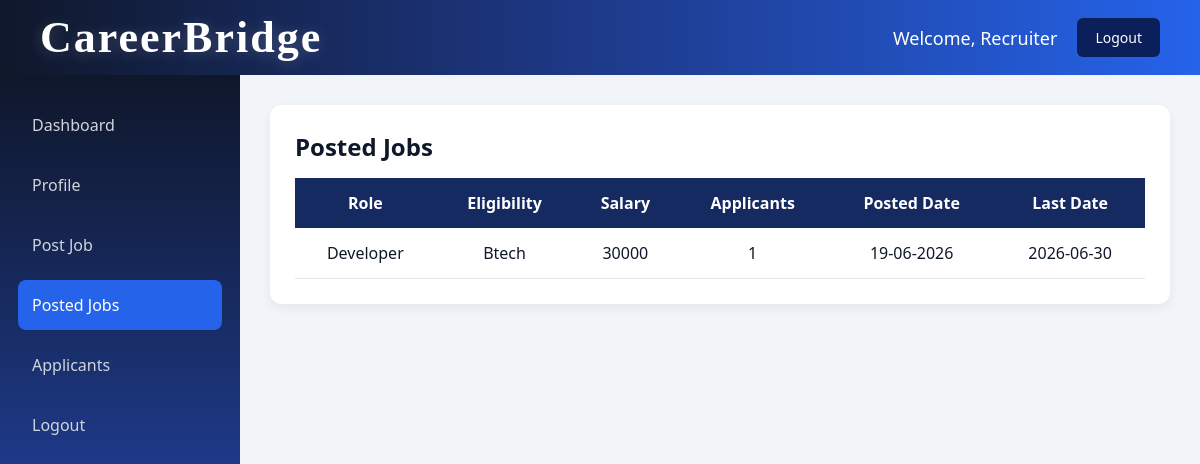
The page /rec_jobs on the database its author committed.
### tables this page shows
CREATE TABLE jobs(
    id INTEGER PRIMARY KEY AUTOINCREMENT,
    company TEXT,
    role TEXT,
    location TEXT,
    package TEXT,
    eligibility TEXT,
    skills TEXT,
    description TEXT,
    posted_date TEXT,
    last_date TEXT
);

### std_app.py (the view)
@app.route('/rec_jobs')
def recruiter_jobs():
    conn = get_db_connection()
    jobs = conn.execute("""
        SELECT
            jobs.*,
            COUNT(applications.id) AS applicants_count
        FROM jobs
        LEFT JOIN applications
        ON jobs.id = applications.job_id
        GROUP BY jobs.id
    """).fetchall()
    conn.close()
    return render_template(
        "rec_jobs.html",
        jobs=jobs
    )

### std_app.py (called while the page is built)
def get_db_connection():
    conn = sqlite3.connect("placement.db")
    conn.row_factory = sqlite3.Row
    return conn

### templates/rec_jobs.html (shortened to what this page needs)
<!DOCTYPE html>
<html>
<head>
    <link rel="stylesheet"
          href="{{ url_for('static',
          filename='rec_style.css') }}">
</head>
<body>
<div class="navbar">
    <h2 class="logo">CareerBridge</h2>
    <div class="navbar-right">
        <span>Welcome, Recruiter</span>
        <button onclick="confirmLogout()" class="log-out">Logout</button>
    </div>
</div>
<div class="container">
    <div class="sidebar">
        <ul>
            <li><a href="/rec_dashboard">Dashboard</a></li>
            <li><a href="/rec_profile">Profile</a></li>
            <li><a href="/rec_post_job">Post Job</a></li>
            <li class="active"><a href="/rec_jobs">Posted Jobs</a></li>
            <li><a href="/rec_applicants">Applicants</a></li>
            <li onclick="confirmLogout()">Logout</li>
        </ul>
    </div>
    <div class="main-content">
        <div class="section">
            <h2>Posted Jobs</h2>
            <table>
                <tr>
                    <th>Role</th>
                    <th>Eligibility</th>
                    <th>Salary</th>
                    <th>Applicants</th>
                    <th>Posted Date</th>
                    <th>Last Date</th>
                </tr>
                {% for job in jobs %}
                <tr>
                    <td>{{ job.role }}</td>
                    <td>{{ job.eligibility }}</td>
                    <td>{{ job.package }}</td>
                    <td>{{ job.applicants_count }}</td>
                    <td>{{ job.posted_date }}</td>
                    <td>{{ job.last_date }}</td>
                </tr>
                {% endfor %}
            </table>
        </div>
    </div>
</div>
</body>
</html>

### static/rec_style.css (style rules this page uses)
* { margin: 0; padding: 0; box-sizing: border-box; font-family:'Segoe UI', sans-serif; }
body { background-color: #f1f5f9; color: #0f172a; }
.navbar { height: 75px; color: white; font-size: large; font-weight: 500; display: flex; justify-content: space-between; align-items: center; padding: 0 40px; background: linear-gradient(90deg, #0f172a, #1e3a8a, #2563eb); }
.logo { font-family: "Georgia", serif; font-size: 44px; font-weight: bold; color: white; letter-spacing: 2px; text-shadow: 0 2px 15px rgba(255,255,255,0.2); margin: 0; }
.navbar-right { display: flex; align-items: center; gap: 20px; margin-left: auto; }
button { padding: 10px 16px; border: none; border-radius: 6px; background-color: #2563eb; color: white; cursor: pointer; transition: 0.3s; }
.container { display: flex; }
.sidebar { width: 240px; min-height: 100vh; padding: 25px 18px; background: linear-gradient(180deg,#0f172a,#1e3a8a,#2563eb ); }
.sidebar ul { list-style: none; }
.sidebar ul li { padding: 14px; margin-bottom: 10px; color: #d1d5db; border-radius: 8px; cursor: pointer; }
.sidebar ul li.active { background-color: #2563eb; color: white; }
.sidebar ul li a { text-decoration: none; color: inherit; display: block; }
.sidebar ul li.active a { color: white; }
.log-out { padding: 10px 18px; border: none; border-radius: 6px; background-color: #0b205a; color: white; font-size: 14px; font-weight: 500; cursor: pointer; transition: 0.3s; }
.main-content { flex: 1; padding: 30px; }
.section { background-color: white; padding: 25px; margin-bottom: 25px; border-radius: 12px; box-shadow: 0 4px 12px rgba(0,0,0,0.06); }
table { width: 100%; border-collapse: collapse; margin-top: 15px; }
table th { background-color: #162a62; color: white; padding: 14px; text-align: center; }
table td { padding: 14px; text-align: center; border-bottom: 1px solid #e5e7eb; }

### rows shown on the page
jobs: role "Developer", eligibility "Btech", package "30000", applicants_count "1", posted_date "19-06-2026", last_date "2026-06-30"
